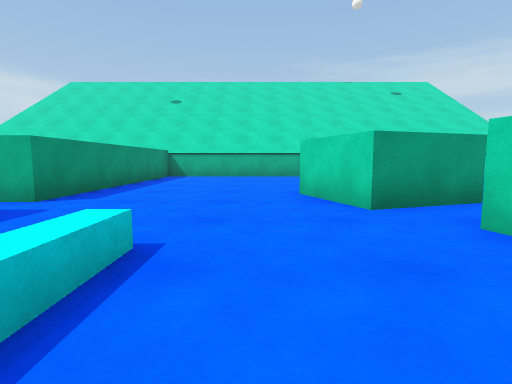
[1] (above)

21 first-person views from a walk through a Unity game level. The camera is 0.62 m above the floor, tilts 6° down and sees 80° across. The floor is counted in squares, 1 m on a side. Each view is taken from the middle of a square. On the plan, view 1 faces up. The plan holds only what a view shows up to about 9 squares ahead; the rest is blank. The place goes on beyond the plan. The player is left out. Surface patterns are stand-ins for the level's own textures.

[2]
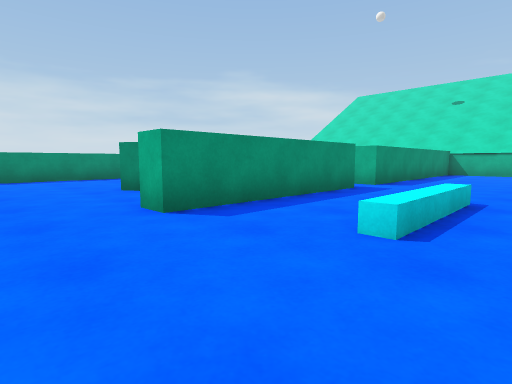

[3]
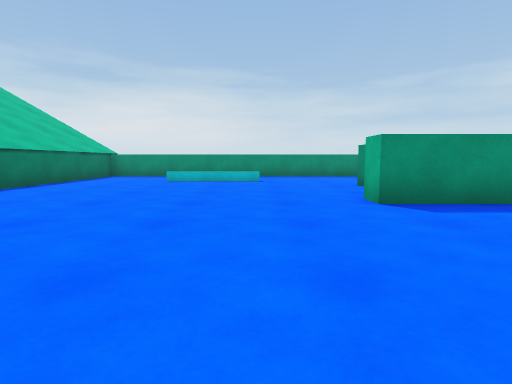

[4]
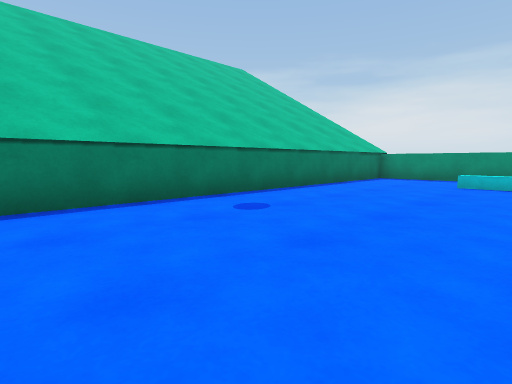

[5]
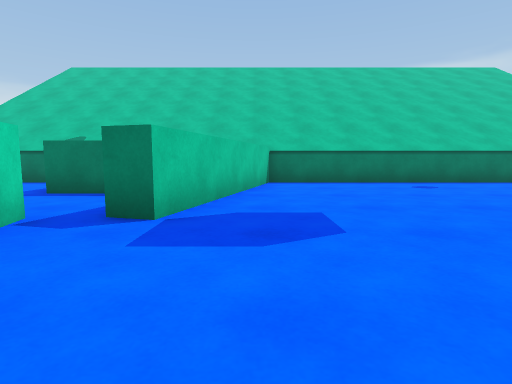

[6]
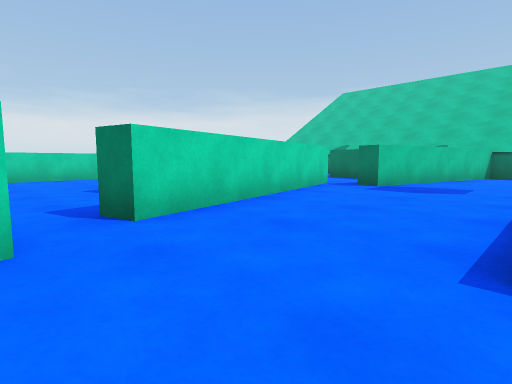

[7]
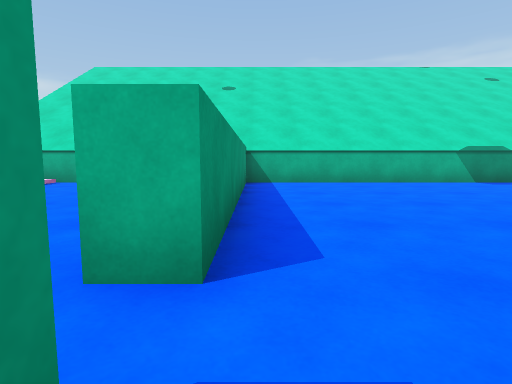

[8]
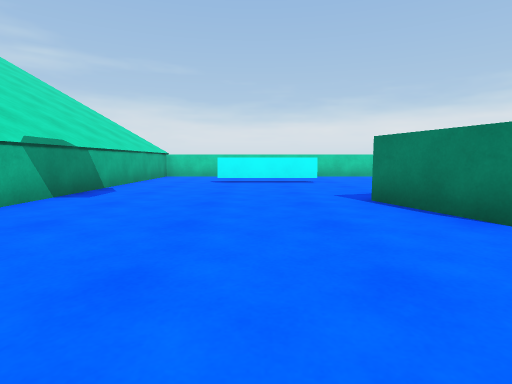

[9]
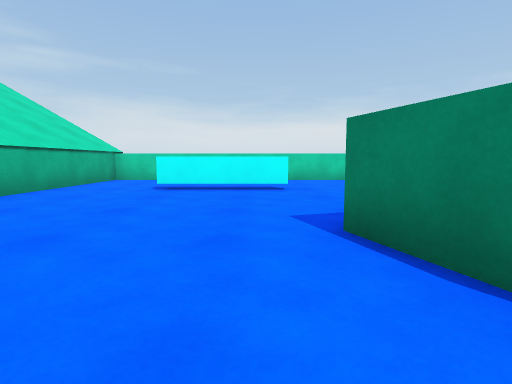

[10]
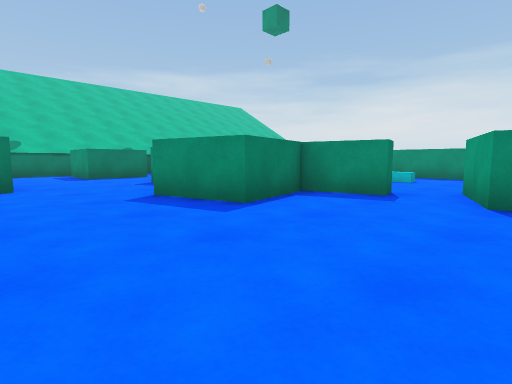

[11]
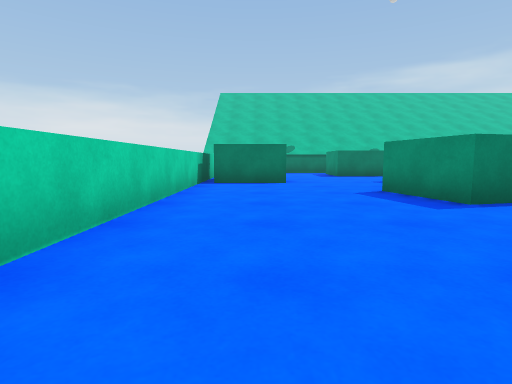

[12]
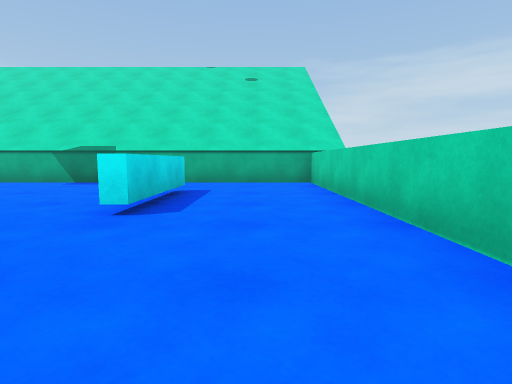

[13]
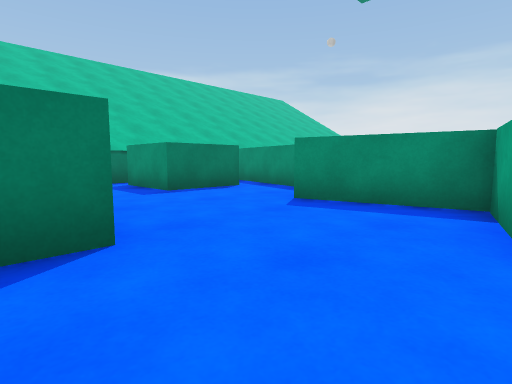

[14]
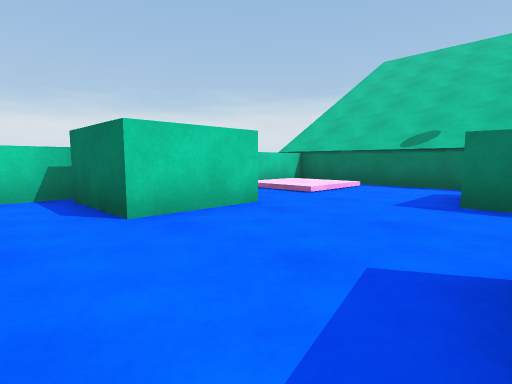

[15]
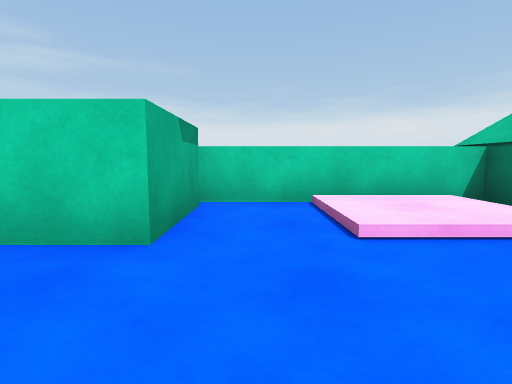

[16]
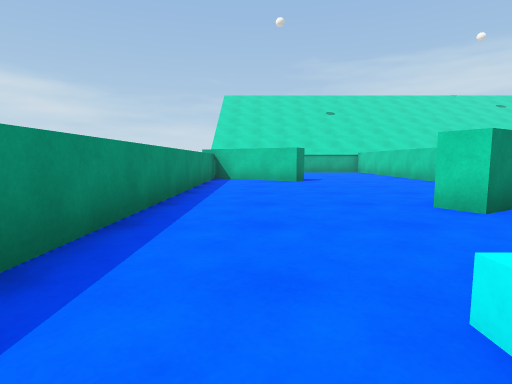

[17]
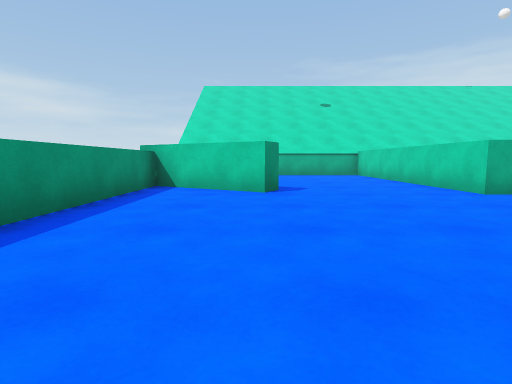

[18]
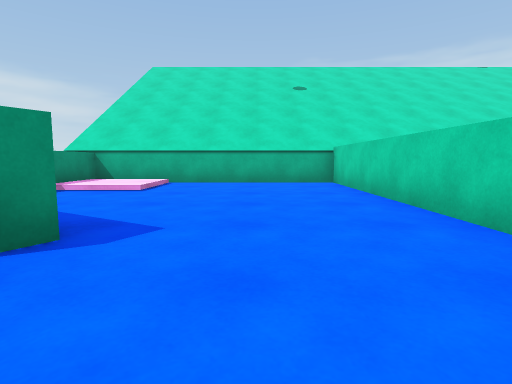

[19]
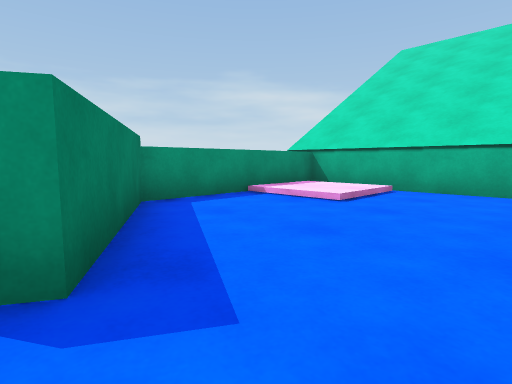

[20]
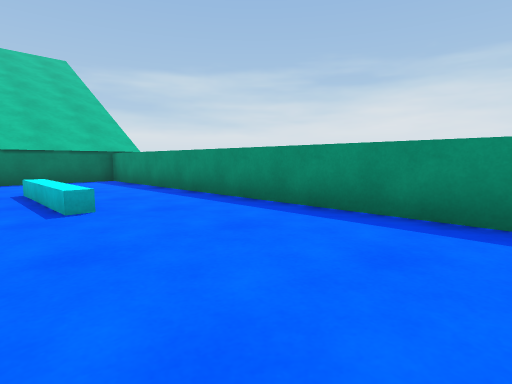

[21]
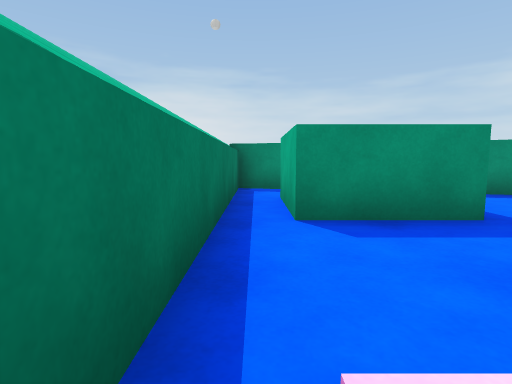

### Floor plan
Key: @ floor where view 1 was taken; # wall or solid block; x gap in a wall; . main floor; : floor 0.1 m higher than the main floor; / step, stairs or slope; ^ raised ledge; C cube.
Columns run from 11 left of view 1 to 10 right of it. Each row starts with its distance up from view 1.
 12 ######################
 11 #//....#.............#
 10 ^::....#.............#
  9 #//....#.............#
  8 #......#.............#
  7 ##.....#..........#..#
  6 ####...#.....CC..#...#
  5 #..#...#....C C......#
  4 #............C.......#
  3 #......#.....x.......#
  2 #......#..^..##.C....#
  1 #..... #..^...#CC....#
  0 #....###..^@..#CC....#
 -1 #......#......#......#
 -2 #.............##.....#
 -3 #..^...........#..CCC#
 -4 #..^.........#....CCC#
 -5 #..^.........#.......#
 -6 #............#CCC..//#
 -7 #...........##CCC..::#
 -8 #...........#......//#
 -9 ######################

Positions as (right, up) in squares from view 1, and headings:
1: (0, 0), facing up
2: (0, -3), facing up-left
3: (1, -3), facing left
4: (0, -4), facing down-left
5: (1, 0), facing down
6: (-1, 4), facing down-right
7: (-3, 3), facing up
8: (-2, 8), facing right
9: (0, 7), facing right
10: (8, 5), facing down-left
11: (8, 6), facing down
12: (8, 3), facing up
13: (8, 0), facing down-left
14: (4, -1), facing down-right
15: (5, -5), facing right
16: (-9, -4), facing up
17: (-8, -1), facing up
18: (-6, 3), facing up
19: (-6, 5), facing up-left
20: (-7, 1), facing down-left
21: (8, -8), facing left
